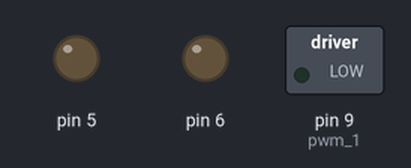
The sketch below on a simulated Arduino Uno, built with avr-gcc and run on an emulated ATmega328P. On the bench: switched loads named in the sketch (green lamp = pin HIGH), output pins drawn as LEDs (lit = HIGH).

Above: at 0.1 s.
At 0.6 s:
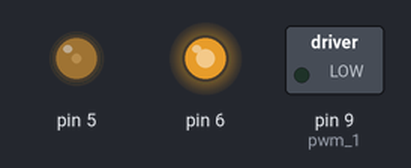
Timing chart, 0 to 2.1 s (numbered marks = the images above):
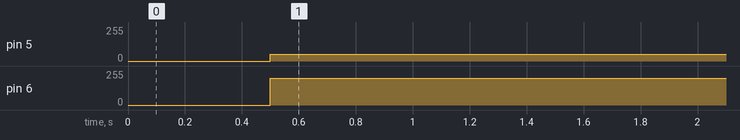

The sketch:

l298_testing.ino
```cpp
const int pwm_1 = 9;

void motor_control()
{


  digitalWrite(pwm_1, LOW);
  analogWrite(6,200 );
  analogWrite(5,50 );

}
void setup() {
  Serial.begin(9600);
  pinMode(pwm_1, OUTPUT);
//  pinMode(pwm_2, OUTPUT);
//  pinMode(4, OUTPUT);
//  pinMode(5, OUTPUT);
  pinMode(6, OUTPUT);
  pinMode(5, OUTPUT);
  delay(500);
}

void loop() {
  motor_control();
}
```

Measured:
- by itself, pin 5: 0/255 → 50/255 at 0.50 s
- by itself, pin 6: 0/255 → 200/255 at 0.50 s
